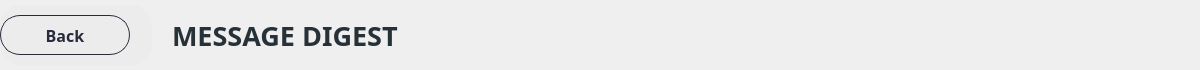
            <widget class="QWidget" name="widget_44" native="true">
             <property name="minimumSize">
              <size>
               <width>1200</width>
               <height>70</height>
              </size>
             </property>
             <property name="maximumSize">
              <size>
               <width>16777215</width>
               <height>70</height>
              </size>
             </property>
             <property name="styleSheet">
              <string notr="true"/>
             </property>
             <widget class="QWidget" name="widget_111" native="true">
              <property name="geometry">
               <rect>
                <x>0</x>
                <y>5</y>
                <width>152</width>
                <height>60</height>
               </rect>
              </property>
              <property name="minimumSize">
               <size>
                <width>0</width>
                <height>60</height>
               </size>
              </property>
              <property name="maximumSize">
               <size>
                <width>16777215</width>
                <height>60</height>
               </size>
              </property>
              <property name="styleSheet">
               <string notr="true">color:rgb(65,155,249);
background-color: rgb(237, 236, 237);
border-radius: 20px;</string>
              </property>
              <layout class="QHBoxLayout" name="horizontalLayout_51">
               <item alignment="Qt::AlignLeft">
                <widget class="QPushButton" name="btn_backMSDigest">
                 <property name="minimumSize">
                  <size>
                   <width>130</width>
                   <height>40</height>
                  </size>
                 </property>
                 <property name="maximumSize">
                  <size>
                   <width>130</width>
                   <height>40</height>
                  </size>
                 </property>
                 <property name="font">
                  <font>
                   <family>Barlow</family>
                   <pointsize>12</pointsize>
                   <weight>75</weight>
                   <bold>true</bold>
                  </font>
                 </property>
                 <property name="cursor">
                  <cursorShape>PointingHandCursor</cursorShape>
                 </property>
                 <property name="styleSheet">
                  <string notr="true">QPushButton {    
    border: 1px solid rgba(40,43,61,255) ;
    border-radius: 20px;
    padding: 5px 10px;
	color: rgba(40,43,61,255) ;
}

QPushButton:hover {
    background-color: ;
}
</string>
                 </property>
                 <property name="text">
                  <string>Back</string>
                 </property>
                 <property name="icon">
                  <iconset>
                   <normaloff>../icons/icons8-go-back-45.png</normaloff>../icons/icons8-go-back-45.png</iconset>
                 </property>
                 <property name="iconSize">
                  <size>
                   <width>35</width>
                   <height>35</height>
                  </size>
                 </property>
                </widget>
               </item>
              </layout>
             </widget>
             <widget class="QLabel" name="label_headofMessageDigest">
              <property name="geometry">
               <rect>
                <x>152</x>
                <y>15</y>
                <width>500</width>
                <height>40</height>
               </rect>
              </property>
              <property name="minimumSize">
               <size>
                <width>500</width>
                <height>40</height>
               </size>
              </property>
              <property name="maximumSize">
               <size>
                <width>500</width>
                <height>40</height>
               </size>
              </property>
              <property name="font">
               <font>
                <family>Barlow</family>
                <pointsize>20</pointsize>
                <weight>75</weight>
                <bold>true</bold>
               </font>
              </property>
              <property name="styleSheet">
               <string notr="true">color: rgb(38, 50, 56);</string>
              </property>
              <property name="text">
               <string>MESSAGE DIGEST</string>
              </property>
              <property name="alignment">
               <set>Qt::AlignLeading|Qt::AlignLeft|Qt::AlignVCenter</set>
              </property>
              <property name="indent">
               <number>20</number>
              </property>
             </widget>
            </widget>
